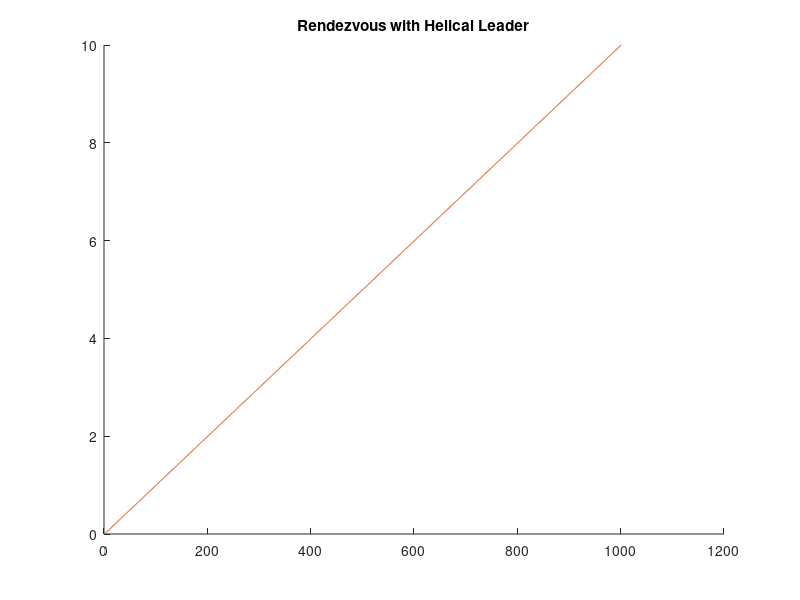

Write MATLAB code to recreate this figure. (Note: this script raises an error after producing the figure.)
% Init
clear % vars
clc   % screen
close all % figures

% Timing
dt = 0.01;
Tmax = 10;
t = 0:dt:Tmax;
T = 0;

% Agents Data Positions 
nAgents = 1;
nDim = 3;
xAxisL = 10;
yAxisL = 10;
zAxisL = 10;
X = min([xAxisL yAxisL zAxisL]).*rand(nAgents*nDim,length(t));
X(:,1:nDim) = 0;

% Controls
u=zeros(nDim*nAgents,length(t));
u(1,:)=xAxisL/2*cos(t)-yAxisL/2*sin(t); % Leader
u(2,:)=xAxisL/2*sin(t)+yAxisL/2*cos(t);
u(3,:)=0.8*zAxisL;

% Sim
while (T<Tmax)
    it = 1
    for row = 1:nDim:nDim*nAgents;
        for col = 1:1:nDim;
            i = (row-1) + col;
            sumD = u(i,it);
            X(i,it) = sumD*dt;
        end
    end
    T=T+dt;
    it=it+1
end

% Plot
hold on
for row = 1:nDim:nAgents*nDim
    plot3(X(row),X(row+1),X(row+2),t)
end
title('Rendezvous with Helical Leader')
subtitle('PID Dynamics')
xlabel("X_i")
ylabel("X_j")
zlabel("X_z")
hold off
